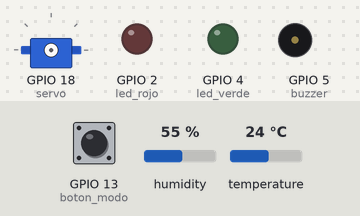
The program below on a simulated ESP32 board running MicroPython. Shown: servo, output pins drawn as LEDs (lit = HIGH), buzzer (waves = sounding, pin HIGH). The test bench sets the inputs (shaded band); at power-on: temperature 24 °C, GPIO 13 (boton_modo) HIGH, humidity 55 %. WiFi joins after 1.5 s; no MQTT or app messages arrive unless stated; servo angles are drawn from the pulse width (0.5 ms = 0°, 2.5 ms = 180°); the clock reads 2024-03-15 10:24:30 at power-on unless the program sets it; what the program prints to the serial console is not drawn.

Above: at 0.1 s.
At 3.3 s:
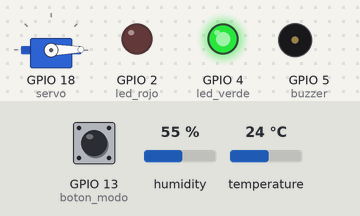
3.4 s: temperature set to 28.6 °C
9.4 s: temperature set to 29.4 °C
At 12.9 s:
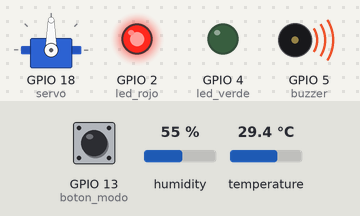
Timing chart, 0 to 14.4 s (numbered marks = the images above; inputs shaded):
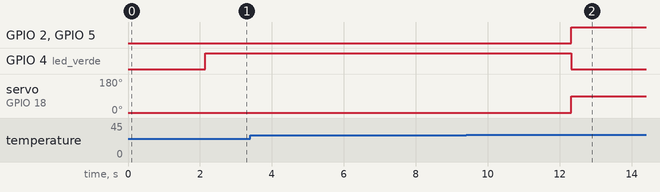

Measured:
- the behaviour switches between 29.3 and 29.4 °C on temperature (found by bisection; images 1 and 2)
- after the input at 3.4 s, every drawn part: stays the same

The program:

main.py
```python
import time
import network
import ujson
from machine import Pin
from umqtt.simple import MQTTClient

# Importamos nuestros propios módulos
import sensores
import actuadores
import config  # Datos de la red Wi-Fi real

# Configuración del botón en GPIO 13 con resistencia interna Pull-Up
boton_modo = Pin(13, Pin.IN, Pin.PULL_UP)

# Diccionario de configuración y estado del sistema (Requisito: Diccionarios)
estado_sistema = {
    "temp_actual": 0.0,
    "temp_promedio": 0.0,
    "humedad": 0.0,
    "umbral_temp": 28.0,
    "modo": "AUTO",
    "angulo_ventana": 0,
    "alerta": "NORMAL"
}

# Datos de conexión MQTT
MQTT_BROKER = "broker.hivemq.com"
CLIENT_ID = "esp32_invernadero_utp"
TOPIC_PUB = b"invernadero/telemetria"
TOPIC_SUB = b"invernadero/comandos"

def conectar_wifi(tiempo_max=15):
    """Intenta conectar al Wi-Fi. Retorna True si conecta, False si se agota el tiempo."""
    print("Conectando a Wi-Fi", config.WIFI_SSID, end="")
    sta_if = network.WLAN(network.STA_IF)
    sta_if.active(True)
    if sta_if.isconnected():
        print(" ¡Ya estaba conectado!", sta_if.ifconfig()[0])
        return True
    try:
        sta_if.disconnect()  # Limpia un intento anterior que haya quedado a medias
    except OSError:
        pass
    time.sleep(0.5)
    sta_if.connect(config.WIFI_SSID, config.WIFI_PASSWORD)
    inicio = time.time()
    while not sta_if.isconnected():
        if time.time() - inicio > tiempo_max:
            print(" No se pudo conectar (revisa config.py).")
            return False
        print(".", end="")
        time.sleep(0.3)
    print(" ¡Conectado!", sta_if.ifconfig()[0])
    return True

def recibir_comando_mqtt(topic, msg):
    """Función que se ejecuta cuando llega un mensaje desde la interfaz gráfica"""
    try:
        datos = ujson.loads(msg.decode())
        if "modo" in datos:
            estado_sistema["modo"] = datos["modo"]
        if "umbral_temp" in datos:
            estado_sistema["umbral_temp"] = float(datos["umbral_temp"])
        if "angulo_forzado" in datos and estado_sistema["modo"] == "MANUAL":
            ang = actuadores.mover_ventana(int(datos["angulo_forzado"]))
            estado_sistema["angulo_ventana"] = ang
        print("Comando MQTT aplicado:", datos)
    except Exception as e:
        print("Error procesando comando MQTT:", e)

# --- INICIO DEL PROGRAMA ---
wifi_ok = conectar_wifi()

mqtt_activo = False
if wifi_ok:
    try:
        cliente = MQTTClient(CLIENT_ID, MQTT_BROKER)
        cliente.set_callback(recibir_comando_mqtt)
        cliente.connect()
        cliente.subscribe(TOPIC_SUB)
        print("Conectado al broker MQTT exitosamente.")
        mqtt_activo = True
    except Exception as e:
        print("Modo local sin MQTT:", e)
else:
    print("Modo local sin Wi-Fi ni MQTT.")

# Estado inicial seguro
actuadores.mover_ventana(0)
actuadores.actualizar_alertas(False)

# --- BUCLE PRINCIPAL ---
while True:
    # 1. Revisar si se presionó el botón físico (cambia entre AUTO y MANUAL)
    if boton_modo.value() == 0:
        if estado_sistema["modo"] == "AUTO":
            estado_sistema["modo"] = "MANUAL"
            # En modo manual físico abrimos la ventana a 90° como prueba
            estado_sistema["angulo_ventana"] = actuadores.mover_ventana(90)
        else:
            estado_sistema["modo"] = "AUTO"
        print("Modo cambiado por botón físico a:", estado_sistema["modo"])
        time.sleep(0.4)  # Pequeña pausa antirrebote

    # 2. Revisar si llegaron mensajes por MQTT
    if mqtt_activo:
        try:
            cliente.check_msg()
        except:
            pass

    # 3. Leer el sensor DHT22 y el promedio móvil desde sensores.py
    t_act, t_prom, hum = sensores.leer_clima()
    estado_sistema["temp_actual"] = t_act
    estado_sistema["temp_promedio"] = t_prom
    estado_sistema["humedad"] = hum

    # 4. Evaluar lógica automática y controlar actuadores
    if estado_sistema["modo"] == "AUTO":
        if t_prom > estado_sistema["umbral_temp"]:
            estado_sistema["angulo_ventana"] = actuadores.mover_ventana(90)
            actuadores.actualizar_alertas(True)
            estado_sistema["alerta"] = "ALTA_TEMP"
        else:
            estado_sistema["angulo_ventana"] = actuadores.mover_ventana(0)
            actuadores.actualizar_alertas(False)
            estado_sistema["alerta"] = "NORMAL"

    # 5. Convertir el diccionario a JSON y enviarlo por MQTT
    mensaje_json = ujson.dumps(estado_sistema)
    print("Telemetría:", mensaje_json)

    if mqtt_activo:
        try:
            cliente.publish(TOPIC_PUB, mensaje_json)
        except:
            pass

    # 6. Esperar 2 s revisando MQTT cada 0.1 s, para que los comandos de la
    #    app (mover compuerta, cambiar modo) se apliquen casi al instante.
    for _ in range(20):
        if mqtt_activo:
            try:
                cliente.check_msg()
            except:
                pass
        time.sleep(0.1)
```

sensores.py
```python
from machine import Pin
import dht

# Inicializamos el sensor DHT22 en el pin GPIO 15
sensor_clima = dht.DHT22(Pin(15))

# Lista para guardar las últimas 5 lecturas de temperatura (Requisito: Listas)
historial_temp = []
MAX_LECTURAS = 5

def leer_clima():
    """
    Lee el sensor DHT22, actualiza la lista de temperaturas
    y retorna: (temp_actual, temp_promedio, humedad)
    """
    try:
        sensor_clima.measure()
        temp = sensor_clima.temperature()
        hum = sensor_clima.humidity()

        # Agregamos la nueva lectura a la lista
        historial_temp.append(temp)

        # Si la lista supera 5 datos, borramos el más viejo (posición 0)
        if len(historial_temp) > MAX_LECTURAS:
            historial_temp.pop(0)

        # Calculamos el promedio móvil
        promedio = sum(historial_temp) / len(historial_temp)

        return round(temp, 1), round(promedio, 1), round(hum, 1)

    except OSError:
        # En caso de error de lectura, devolvemos valores seguros
        return 0.0, 0.0, 0.0
```

actuadores.py
```python
from machine import Pin, PWM

# Configuración de salidas digitales (LEDs y Buzzer)
led_rojo = Pin(2, Pin.OUT)
led_verde = Pin(4, Pin.OUT)
buzzer = Pin(5, Pin.OUT)

# Configuración del Servomotor en GPIO 18 con frecuencia PWM de 50 Hz
servo = PWM(Pin(18), freq=50)

def mover_ventana(angulo):
    """
    Convierte un ángulo de 0 a 180 grados al ciclo útil (duty)
    que necesita el servomotor en el ESP32 (entre 26 y 128 aprox.)
    """
    if angulo < 0:
        angulo = 0
    elif angulo > 180:
        angulo = 180

    duty = int(26 + (angulo / 180) * (128 - 26))
    servo.duty(duty)
    return angulo

def actualizar_alertas(en_alerta):
    """
    Si en_alerta es True: prende LED rojo y buzzer, apaga LED verde.
    Si en_alerta es False: prende LED verde, apaga LED rojo y buzzer.
    """
    if en_alerta:
        led_rojo.value(1)
        led_verde.value(0)
        buzzer.value(1)
    else:
        led_rojo.value(0)
        led_verde.value(1)
        buzzer.value(0)
```

config.py
```python
# Datos de tu red Wi-Fi real (en Wokwi era 'Wokwi-GUEST' sin contraseña).
# Escribe aquí el nombre y la contraseña de tu red, guarda y vuelve a ejecutar subir.bat.
# Ojo: el ESP32 solo se conecta a redes de 2.4 GHz (no 5 GHz).
WIFI_SSID = "FAMILIATL"
WIFI_PASSWORD = "familiatamayo2003"
```
